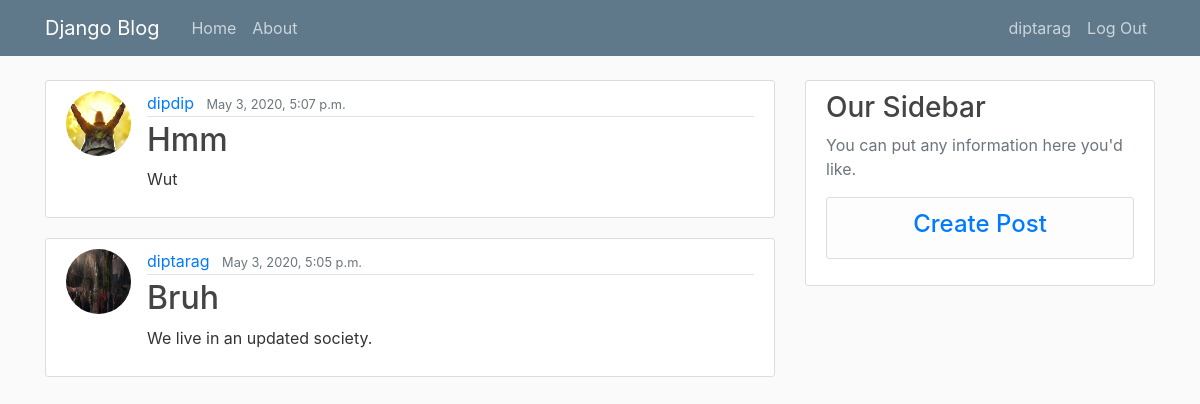
The app's page / (signed in) with its own data.
### Blog/models.py (models this page shows, shortened)
class Post(models.Model):
	title = models.CharField(max_length=100)
	content = models.TextField()
	date_posted = models.DateTimeField(default=timezone.now)
	author = models.ForeignKey(User, on_delete=models.CASCADE)
	likers = models.ManyToManyField(User, related_name = 'likers', blank = True)

### users/models.py (models this page shows, shortened)
class Profile(models.Model):
    user = models.OneToOneField(User, on_delete=models.CASCADE)
    image = models.ImageField(default='default.jpg', upload_to='profile_pics')

### Blog/views.py (the view)
# urls.py: path('', PostListView.as_view(), name='blog-home'),
class PostListView(ListView):
    model = Post
    template_name = 'Blog/home.html'  # <app>/<model>_<viewtype>.html
    context_object_name = 'posts'
    ordering = ['-date_posted']

### Blog/templates/Blog/home.html
{%  extends "Blog/base.html" %}
{% block content %}
<body>
	{% for post in posts %}
	<article class="media content-section">
				<img class = "rounded-circle article-img" src = "{{post.author.profile.image.url}}">
  <div class="media-body">
    <div class="article-metadata">
      <a class="mr-2" href="{% url 'profile-other' post.author.profile.id %}">{{ post.author }}</a>
      <small class="text-muted">{{ post.date_posted }}</small>
    </div>
    <h2><a class="article-title" href="{% url 'post-detail' post.id %}">{{ post.title }}</a></h2>
    <p class="article-content">{{ post.content }}</p>
  </div>
</article>
	{% endfor %}
</body>
{% endblock content %}

### Blog/templates/Blog/base.html (shortened to what this page needs)
{% load static %}
<!DOCTYPE HTML>
<html lang="en">
  <head>
    <link rel="stylesheet" href="https://maxcdn.bootstrapcdn.com/bootstrap/4.0.0/css/bootstrap.min.css">
	<link rel="stylesheet" type="text/css" href="{%static 'Blog/main.css' %}">
</head>
<body>
	<header class="site-header">
  <nav class="navbar navbar-expand-md navbar-dark bg-steel fixed-top">
    <div class="container">
      <a class="navbar-brand mr-4" href="/">Django Blog</a>
      <div class="collapse navbar-collapse" id="navbarToggle">
        <div class="navbar-nav mr-auto">
          <a class="nav-item nav-link" href="{% url 'blog-home' %}">Home</a>
          <a class="nav-item nav-link" href="{% url 'blog-about' %}">About</a>
        </div>
        <div class="navbar-nav">
          {% if user.is_authenticated%}
                      <a class="nav-item nav-link" href="{% url 'profile' %}"> {{user.username }}</a>
                      <a class="nav-item nav-link" href="{% url 'logout' %}">Log Out</a>
          {% else %}
                      <a class="nav-item nav-link" href="{% url 'login' %}">Login</a>
                      <a class="nav-item nav-link" href="{% url 'register' %}">Register</a>
          {% endif %}
        </div>
      </div>
    </div>
  </nav>
</header>
<main role="main" class="container">
  <div class="row">
    <div class="col-md-8">
      {% block content %}{% endblock %}
    </div>
    <div class="col-md-4">
      <div class="content-section">
        <h3>Our Sidebar</h3>
        <p class='text-muted'>You can put any information here you'd like.
          <ul class="list-group">
            {% if user.is_authenticated%}
                <li class="list-group-item list-group-item-light"> <h4 align = "center" ><a href = "{% url 'post-create' %}"> Create Post </a> </h4></li>
            {% endif %}
          </ul>
        </p>
      </div>
    </div>
  </div>
</main>
  </body>
</html>

### Blog/static/Blog/main.css (style rules this page uses)
body { background: #fafafa; color: #333333; margin-top: 5rem; }
h1, h2, h3, h4, h5, h6 { color: #444444; }
ul { margin: 0; }
.bg-steel { background-color: #5f788a; }
.site-header .navbar-nav .nav-link { color: #cbd5db; }
.content-section { background: #ffffff; padding: 10px 20px; border: 1px solid #dddddd; border-radius: 3px; margin-bottom: 20px; }
.article-title { color: #444444; }
.article-content { white-space: pre-line; }
.article-img { height: 65px; width: 65px; margin-right: 16px; }
.article-metadata { padding-bottom: 1px; margin-bottom: 4px; border-bottom: 1px solid #e3e3e3 }

### records on screen
Post: author.profile.image (placeholder picture), author "dipdip", date_posted "May 3, 2020, 5:07 p.m.", title "Hmm", content "Wut"
Post: author.profile.image (picture), author "diptarag", date_posted "May 3, 2020, 5:05 p.m.", title "Bruh", content "We live in an updated society."

### other values on screen
{{ user.username }} "diptarag"
